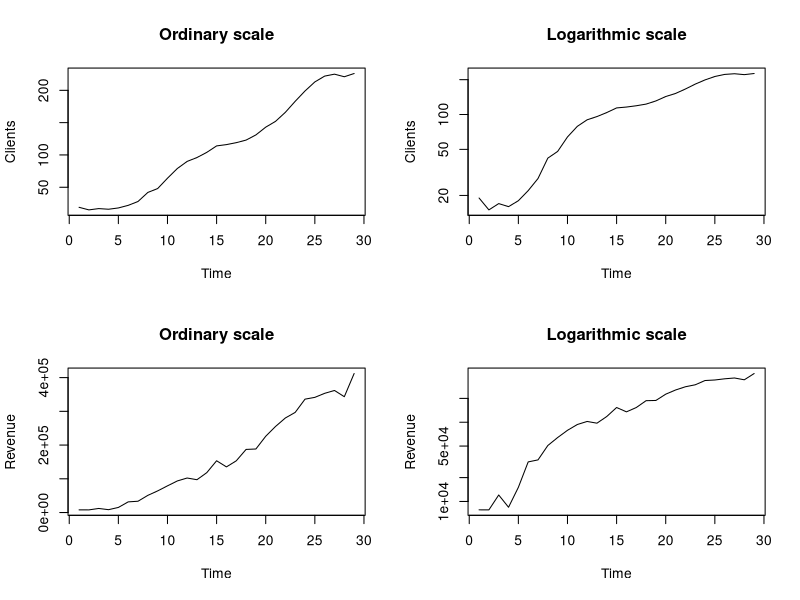

The R script that drew this image:
## ---- chunk 1
knitr::opts_chunk$set(echo = TRUE, cache=TRUE)
## ---- chunk 2
data <- read.csv('kpi-data.csv')
## ---- chunk 3
data$revenue <- data$MRR + data$NMRR + data$Expansion
## ---- chunk 4
par(mfrow=c(2,2))
plot(data$Clients, type='l', xlab='Time', ylab='Clients', main='Ordinary scale')
plot(data$Clients, type='l', log='y', xlab='Time', ylab='Clients', main='Logarithmic scale')
plot(data$revenue, type='l', xlab='Time', ylab='Revenue', main='Ordinary scale')
plot(data$revenue, type='l', log='y', xlab='Time', ylab='Revenue', main='Logarithmic scale')
